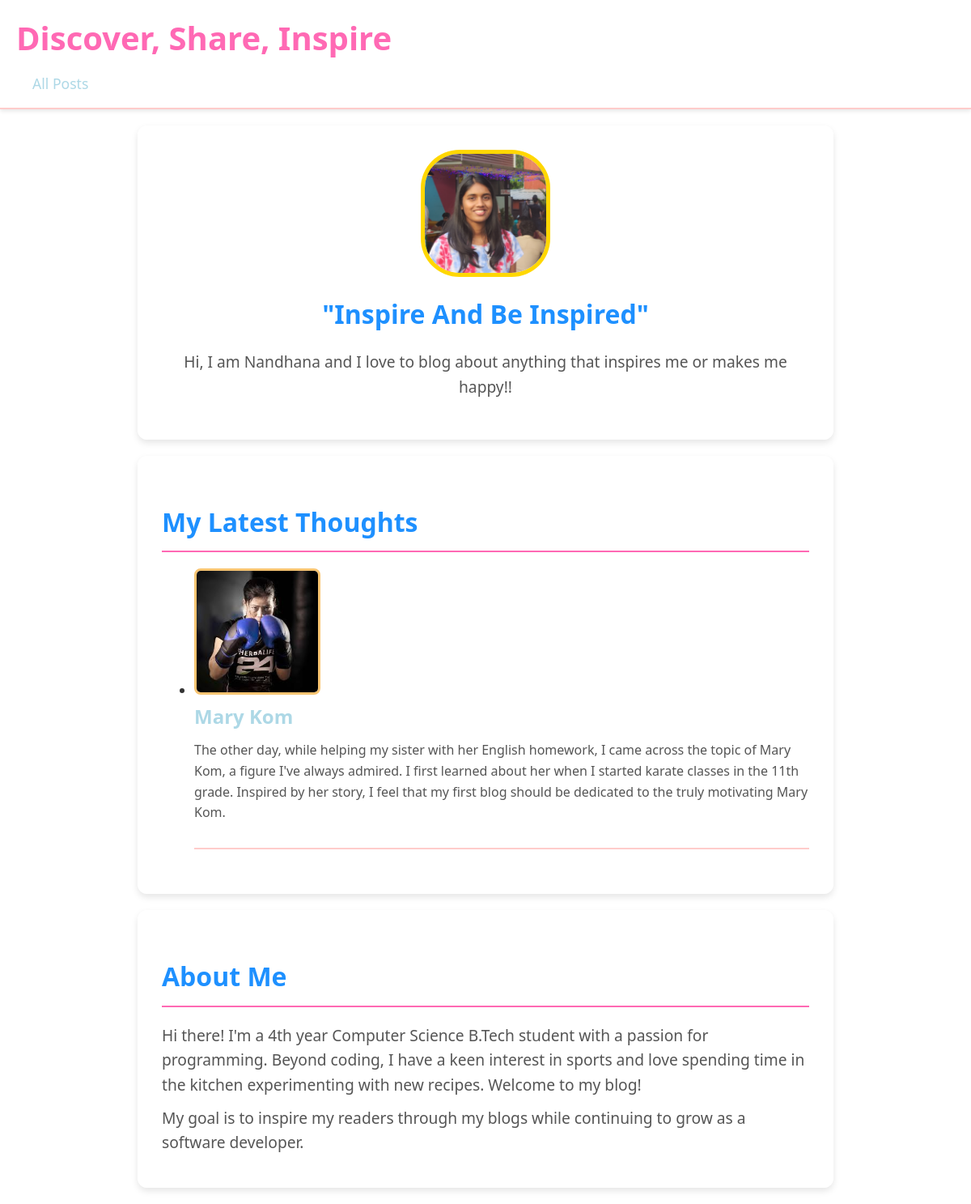
The page / on the database its author committed.
### blog/models.py (models this page shows, shortened)
class blogpost(models.Model):
    title=models.CharField(max_length=100)
    excerpt=models.CharField(max_length=350)
    image_name=models.CharField(max_length=100)
    date=models.DateField(auto_now=True)
    slug=models.SlugField(unique=True)
    content=models.TextField(validators=[MinLengthValidator(10)])
    author=models.ForeignKey(author,on_delete=models.SET_NULL,null=True,related_name="posts")
    tags=models.ManyToManyField(tag)

### blog/views.py (the view)
# urls.py: path("",views.home,name="home"),
def home(request):
    latest_posts=blogpost.objects.all().order_by("-date")[:3]
    return render(request,"blog/index.html",{
        "posts":latest_posts
    })

### blog/templates/blog/index.html (shortened to what this page needs)
{% extends "base.html" %}
{% load static %}
{%block css_files%}
<link rel="stylesheet" href="{% static "blog/includes/post.css"%}">
<link rel="stylesheet" href="{% static "blog/index.css"%}">
{% endblock %}
{% block content%}
<section id="welcome">
    <header>
        <img class="my_pic" src="{% static "blog/images/nandhu.png" %}" alt="Nandhana-The Author Of This Blog">
        <h2>"Inspire And Be Inspired"</h2>
    </header>
        <p>Hi, I am Nandhana and I love to blog about anything that inspires me or makes me happy!!</p>
</section>
<section id="latest-post">
    <h2>My Latest Thoughts </h2>
    <ul>
        {%for post in posts%}
            {% include "blog/includes/post.html"%}
        {%endfor%}
    </ul>
</section>
<section id="about">
    <h2>About Me</h2>
    <p>Hi there! I'm a 4th year Computer Science B.Tech student with a passion for programming. Beyond coding, I have a keen interest in sports and love spending time in the kitchen experimenting with new recipes. Welcome to my blog!</p>
    <p>My goal is to inspire my readers through my blogs while continuing to grow as a software developer.</p>
    {% endblock %}

### blog/templates/blog/includes/post.html
{% load static%}
<li>
    <article class="post">
        <a href="{%url "details" post.slug%}" >
            <img src="{% static "blog/images/"|add:post.image_name%}" alt="{{post.title}}">
            <div class="post__content">
                <h3>{{post.title}}</h3>
                <p>{{post.excerpt}}</p>
            </div>
</li>

### blog/static/blog/includes/post.css (style rules this page uses)
#latest-post .post { display: flex; align-items: flex-start; margin-bottom: 25px; border-bottom: 2px solid #ffcccb; padding-bottom: 20px; }
#latest-post .post img { max-width: 150px; margin-right: 20px; border-radius: 8px; border: 3px solid #f8c471; transition: transform 0.3s ease-in-out; }
#latest-post .post__content { flex: 1; }
#latest-post .post h3 { margin: 0; color: #add8e6; font-size: 1.5em; }
#latest-post .post p { margin: 10px 0; color: #555; }

### blog/static/blog/index.css (style rules this page uses)
body { font-family: 'Segoe UI', Tahoma, Geneva, Verdana, sans-serif; background: url('images/bimg.jpg') no-repeat center center fixed; background-size: cover; color: #333; margin: 0; padding: 0; line-height: 1.6; overflow-x: hidden; }
a { color: #ff69b4; text-decoration: none; transition: color 0.3s ease; }
#welcome { background: rgba(255, 255, 255, 0.9); padding: 30px; border-radius: 12px; text-align: center; box-shadow: 0 4px 8px rgba(0, 0, 0, 0.1); margin: 20px auto; max-width: 800px; }
#welcome img { max-width: 150px; border-radius: 30%; border: 5px solid #ffd700; display: block; margin: 0 auto 20px auto; }
#welcome h2 { margin: 15px 0; font-size: 2em; color: #1e90ff; }
#welcome p { font-size: 1.2em; color: #555; }
#latest-post { background: rgba(255, 255, 255, 0.9); padding: 30px; border-radius: 12px; box-shadow: 0 4px 8px rgba(0, 0, 0, 0.1); margin: 20px auto; max-width: 800px; }
#latest-post h2 { border-bottom: 2px solid #ff69b4; padding-bottom: 10px; margin-bottom: 20px; font-size: 2em; color: #1e90ff; }
#about { background: rgba(255, 255, 255, 0.9); padding: 30px; border-radius: 12px; box-shadow: 0 4px 8px rgba(0, 0, 0, 0.1); margin: 20px auto; max-width: 800px; }
#about h2 { border-bottom: 2px solid #ff69b4; padding-bottom: 10px; margin-bottom: 20px; font-size: 2em; color: #1e90ff; }
#about p { font-size: 1.2em; margin: 10px 0; color: #555; }

### rows shown on the page
blogpost: image_name (picture), title "Mary Kom", excerpt "The other day, while helping my sister with her English homework, I came across the topic of Mary Kom, a figure I've always admired. I first learned about her when I started karate classes in the 11th grade. Inspired by her story, I feel that my first blog should be dedicated to the truly motivating Mary Kom."
